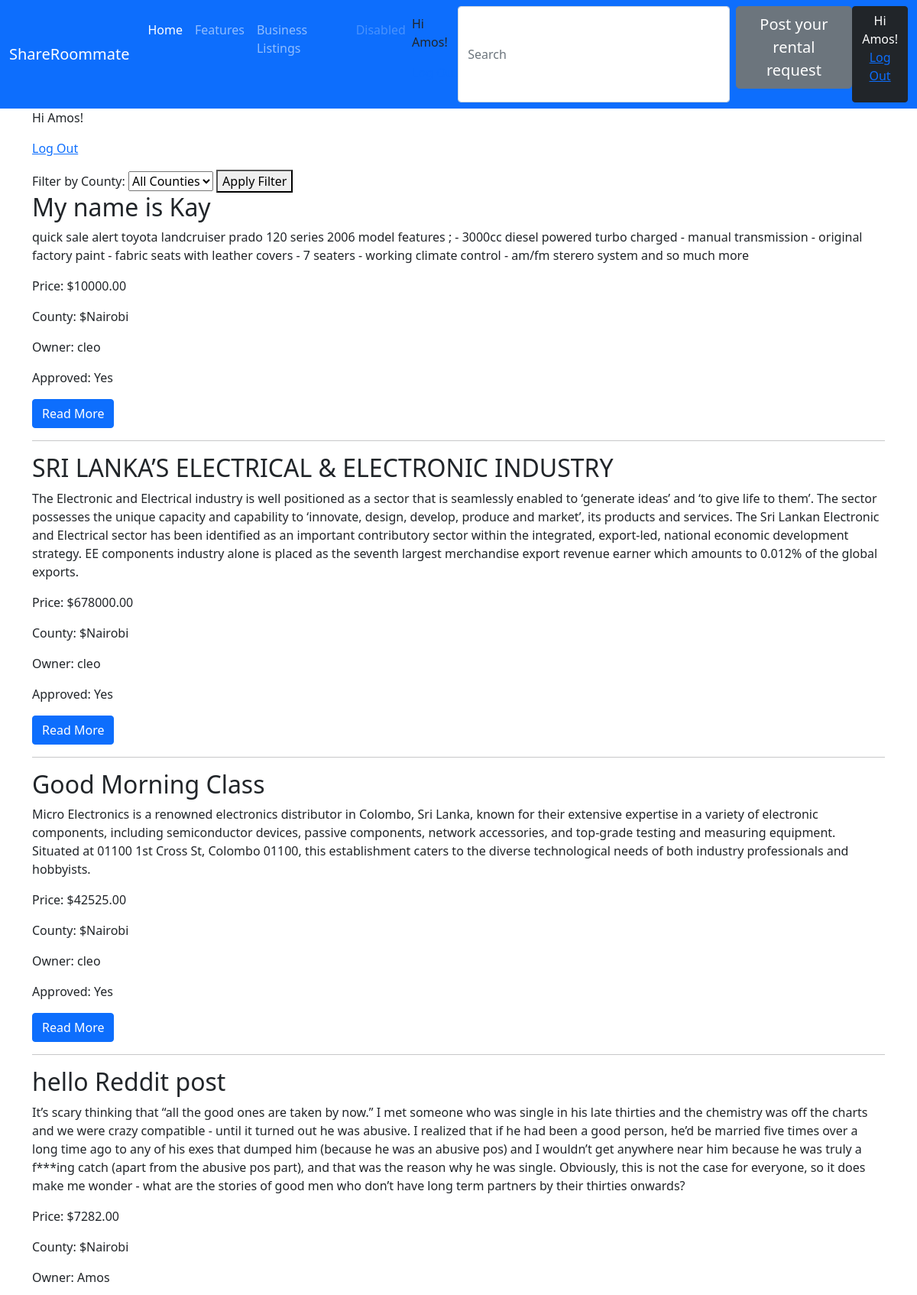
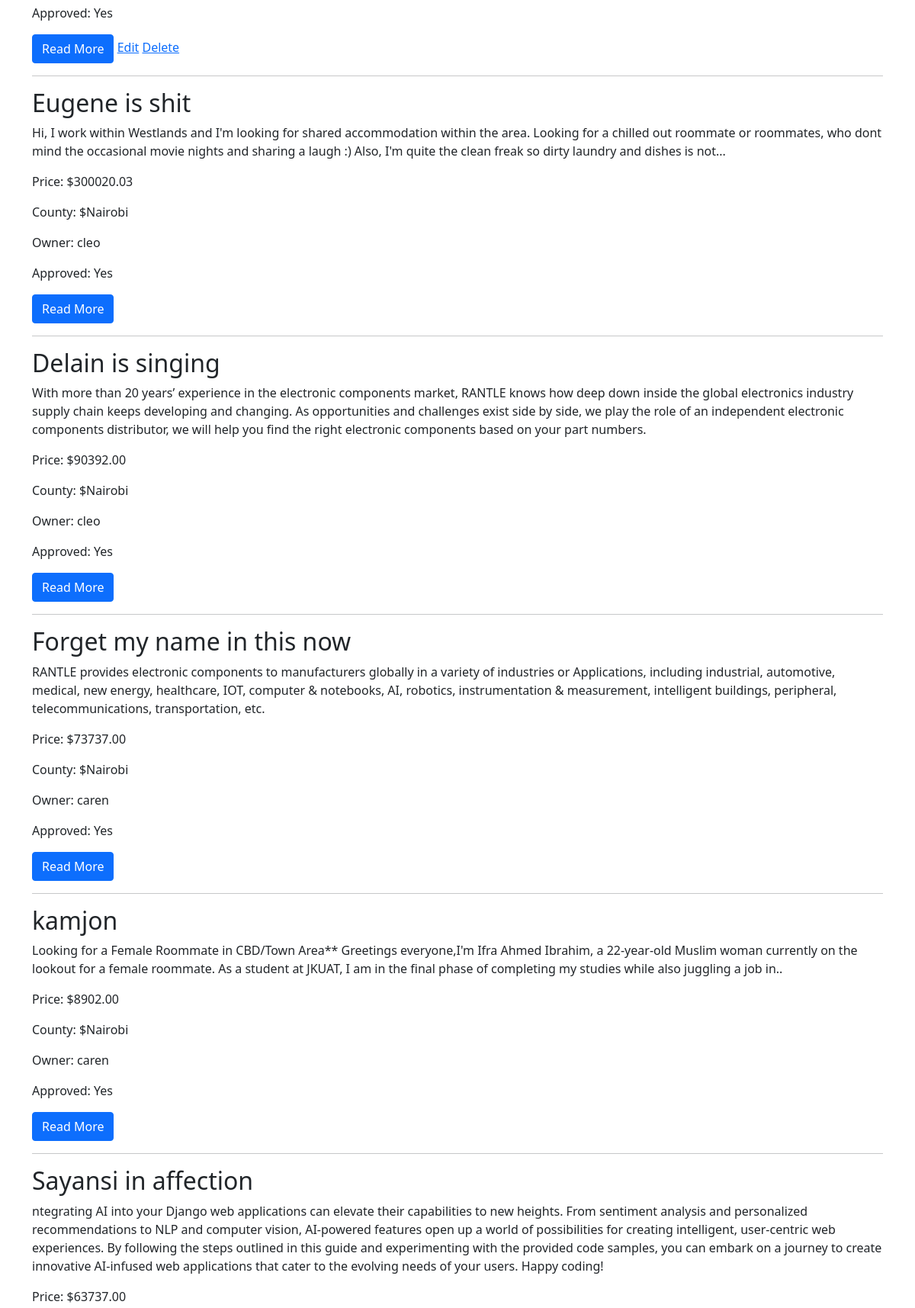
Screenshot of / (signed in, upper part) with the database file from the repository (2 pictures, top to bottom).
### listings/models.py (models this page shows, shortened)
class Item(models.Model):
    BUSINESS = 'business'
    RESIDENTIAL = 'residential'
    LISTING_CHOICES = [
        (BUSINESS, 'Business'),
        (RESIDENTIAL, 'Residential'),
    ]
    COUNTY_CHOICES = [
        ('Nairobi', 'Nairobi'),
        ('Mombasa', 'Mombasa'),
    ]
    title = models.CharField(max_length=255)
    county = models.CharField(max_length=50, choices=COUNTY_CHOICES)  # Up
    type = models.CharField(max_length=20, choices=LISTING_CHOICES,default=RESIDENTIAL)
    description = models.TextField()
    price = models.DecimalField(max_digits=10, decimal_places=2)
    created_at = models.DateTimeField(auto_now_add=True)
    updated_at = models.DateTimeField(auto_now=True)
    owner = models.ForeignKey(User, on_delete=models.CASCADE)
    approved = models.BooleanField(default=False)  # New field

### listings/views.py (the view)
# urls.py: path('', item_list, name='item_list'),
def item_list(request):
    if request.user.is_authenticated and request.user.is_staff:
        items = Item.objects.all()
    else:
        items = Item.objects.filter(approved=True)
    for item in items:
        item.is_owner = item.owner == request.user if request.user.is_authenticated else False
    county_filter = request.GET.get('county')
    if county_filter:
        items = items.filter(county=county_filter)
    page = request.GET.get('page', 1)
    paginator = Paginator(items, 10)  # Show 10 items per page
    try:
        items = paginator.page(page)
    except PageNotAnInteger:
        items = paginator.page(1)
    except EmptyPage:
        items = paginator.page(paginator.num_pages)
    return render(request, 'listings/item_list.html', {'items': items})

### listings/templates/listings/item_list.html (shortened to what this page needs)
{% extends "base.html" %}
{% block content %}
                    <p> {% if user.is_authenticated %}
  Hi {{ user.username }}!
<p><a href="{% url 'logout' %}">Log Out</a></p>
{% else %}
  <div class="alert alert-info" role="alert">
  You are not Logged!
</div>
{% endif %}
    <form action="{% url 'item_list' %}" method="GET">
        <label for="county-filter">Filter by County:</label>
        <select name="county" id="county-filter">
            <option value="">All Counties</option>
        </select>
        <button type="submit">Apply Filter</button>
    </form>
{% for item in items %}
    <h2>{{ item.title }}</h2>
    <p>{{ item.description }}</p>
    <p>Price: ${{ item.price }}</p>
 <p>County: ${{ item.county }}</p>
    <p>Owner: {{ item.owner.username }}</p>
    <p>Approved: {% if item.approved %}Yes{% else %}No{% endif %}</p>
<a href="{% url 'read_more' item.pk %}"><button class="btn btn-primary">Read More</button></a>
    {% if item.is_owner %}
        <a href="{% url 'edit_item' item.pk %}">Edit</a>
        <a href="{% url 'delete_item' item.pk %}">Delete</a>
    {% endif %}
    <hr>
{% endfor %}
{%endblock%}

### Templates/base.html (shortened to what this page needs)
<!doctype html>
<html lang="en">
<head>
    <link href="https://cdn.jsdelivr.net/npm/bootstrap@5.0.2/dist/css/bootstrap.min.css" rel="stylesheet"
>
</head>
<body>
<nav class="navbar navbar-expand-lg navbar-dark bg-primary">
  <div class="container-fluid">
    <a class="navbar-brand" href="http://127.0.0.1:8000/">ShareRoommate</a>
    <div class="collapse navbar-collapse" id="navbarNav">
      <ul class="navbar-nav">
        <li class="nav-item">
          <a class="nav-link active" aria-current="page" href="#">Home</a>
        </li>
        <li class="nav-item">
          <a class="nav-link" href="#">Features</a>
        </li>
        <li class="nav-item">
          <a class="nav-link" href="{% url 'business_items' %}">Business Listings</a>
        </li>
        <li class="nav-item">
          <a class="nav-link disabled" href="#" tabindex="-1" aria-disabled="true">Disabled</a>
        </li>
        <li>
           <p> {% if user.is_authenticated %}
  Hi {{ user.username }}!
<p><a href="{% url 'logout' %}">Log Out</a></p>
{% else %}
  <p>You are not logged in</p>
  <a href="{% url 'login' %}">Log In</a>
                    <a href="{% url 'register' %}">Register</a>
{% endif %}
                    </p>
        </li>
      </ul>
       <form class="d-flex ms-auto order-5">
          <input class="form-control me-2" type="search" placeholder="Search" aria-label="Search">
         <a href="{% url 'post_item' %}"><button type="button"  class="btn btn-secondary btn-lg" >Post your rental request</button></a>
         <button type="button" class="btn btn-dark">{% if user.is_authenticated %}
  Hi {{ user.username }}!
<p><a href="{% url 'logout' %}">Log Out</a></p>
{% else %}
  <p>You are not logged in</p>
  <a href="{% url 'login' %}">Log In</a>
                    <a href="{% url 'register' %}">Register</a>
{% endif %}</button>
       </form>
    </div>
  </div>
</nav>
<div class="container">
 {% block content %}
{% endblock %}
</div>
</body>
</html>

### rows the page displays
Item: title "My name is Kay", description "quick sale alert toyota landcruiser prado 120 series 2006 model features ; - 3000cc diesel powered turbo charged - manual transmission - original factory paint - fabric seats with leather covers - 7 seaters - working climate control - am/fm sterero system and so much more", price "10000.00", county "Nairobi", owner.username "cleo", approved "Yes"
Item: title "SRI LANKA’S ELECTRICAL & ELECTRONIC INDUSTRY", description "The Electronic and Electrical industry is well positioned as a sector that is seamlessly enabled to ‘generate ideas’ and ‘to give life to them’. The sector possesses the unique capacity and capability to ‘innovate, design, develop, produce and market’, its products and services. The Sri Lankan Electronic and Electrical sector has been identified as an important contributory sector within the integrated, export-led, national economic development strategy. EE components industry alone is placed as the seventh largest merchandise export revenue earner which amounts to 0.012% of the global exports.", price "678000.00", county "Nairobi", owner.username "cleo", approved "Yes"
Item: title "Good Morning Class", description "Micro Electronics is a renowned electronics distributor in Colombo, Sri Lanka, known for their extensive expertise in a variety of electronic components, including semiconductor devices, passive components, network accessories, and top-grade testing and measuring equipment. Situated at 01100 1st Cross St, Colombo 01100, this establishment caters to the diverse technological needs of both industry professionals and hobbyists.", price "42525.00", county "Nairobi", owner.username "cleo", approved "Yes"
Item: title "hello Reddit post", description "It’s scary thinking that “all the good ones are taken by now.” I met someone who was single in his late thirties and the chemistry was off the charts and we were crazy compatible - until it turned out he was abusive. I realized that if he had been a good person, he’d be married five times over a long time ago to any of his exes that dumped him (because he was an abusive pos) and I wouldn’t get anywhere near him because he was truly a f***ing catch (apart from the abusive pos part), and that was the reason why he was single. Obviously, this is not the case for everyone, so it does make me wonder - what are the stories of good men who don’t have long term partners by their thirties onwards?", price "7282.00", county "Nairobi", owner.username "Amos", approved "Yes", shows "Edit"
Item: title "Eugene is shit", description "Hi, I work within Westlands and I'm looking for shared accommodation within the area. Looking for a chilled out roommate or roommates, who dont mind the occasional movie nights and sharing a laugh :) Also, I'm quite the clean freak so dirty laundry and dishes is not...", price "300020.03", county "Nairobi", owner.username "cleo", approved "Yes"
Item: title "Delain is singing", description "With more than 20 years’ experience in the electronic components market, RANTLE knows how deep down inside the global electronics industry supply chain keeps developing and changing. As opportunities and challenges exist side by side, we play the role of an independent electronic components distributor, we will help you find the right electronic components based on your part numbers.", price "90392.00", county "Nairobi", owner.username "cleo", approved "Yes"
Item: title "Forget my name in this now", description "RANTLE provides electronic components to manufacturers globally in a variety of industries or Applications, including industrial, automotive, medical, new energy, healthcare, IOT, computer & notebooks, AI, robotics, instrumentation & measurement, intelligent buildings, peripheral, telecommunications, transportation, etc.", price "73737.00", county "Nairobi", owner.username "caren", approved "Yes"
Item: title "kamjon", description "Looking for a Female Roommate in CBD/Town Area** Greetings everyone,I'm Ifra Ahmed Ibrahim, a 22-year-old Muslim woman currently on the lookout for a female roommate. As a student at JKUAT, I am in the final phase of completing my studies while also juggling a job in..", price "8902.00", county "Nairobi", owner.username "caren", approved "Yes"
Item: title "Sayansi in affection", description "ntegrating AI into your Django web applications can elevate their capabilities to new heights. From sentiment analysis and personalized recommendations to NLP and computer vision, AI-powered features open up a world of possibilities for creating intelligent, user-centric web experiences. By following the steps outlined in this guide and experimenting with the provided code samples, you can embark on a journey to create innovative AI-infused web applications that cater to the evolving needs of your users. Happy coding!", price "63737.00"

### other values shown
{{ user.username }} "Amos"
